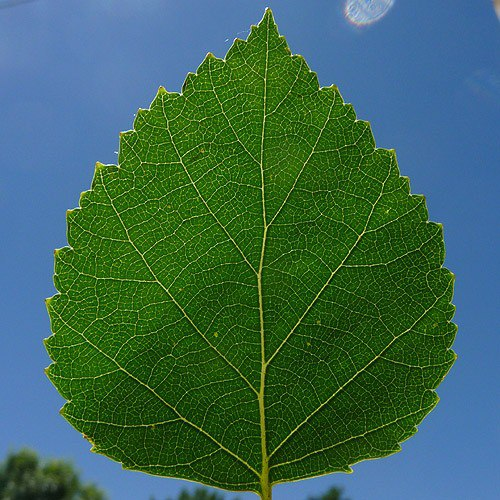
#> input picture img/6.jpg, 500 x 500 px
$ python check.py   (Python 2 division)   (older library calls are emulated)
#> lines starting #> are read from the running program, lines starting #| are printed output that depends on the picture; after the words box and inside, x2 and y2 are one past the last pixel; in counts of white or black regions, pixels touching at a corner belong together
# -*- coding: utf-8 -*-
import numpy as np
import cv2
import math

result=0

img = cv2.imread('img/6.jpg')
#> img is the input picture: shape (500, 500, 3); mean B, G, R 86.1, 103.1, 59.5

#Масштабирование
TARGET_PIXEL_AREA = 300000.0
ratio = float(img.shape[1]) / float(img.shape[0])
#> ratio = 1
new_h = int(math.sqrt(TARGET_PIXEL_AREA / ratio) + 0.5)
#> new_h = 548
new_w = int((new_h * ratio) + 0.5)
#> new_w = 548
img = cv2.resize(img, (new_w,new_h))
#> img: shape (548, 548, 3)

height, width,_ = img.shape
#> height = 548; width = 548

#Бинаризация
grayscaled = cv2.cvtColor(img, cv2.COLOR_BGR2GRAY)
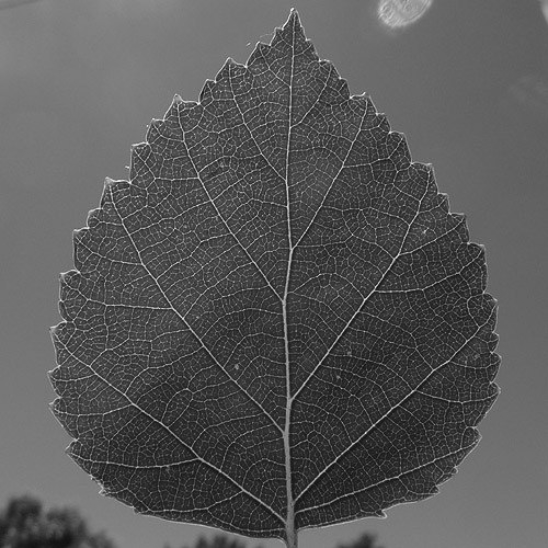
#> grayscaled: shape (548, 548); min 13, max 242, mean 88
retval3, otsu = cv2.threshold(grayscaled, 0, 255, cv2.THRESH_BINARY_INV+cv2.THRESH_OTSU)
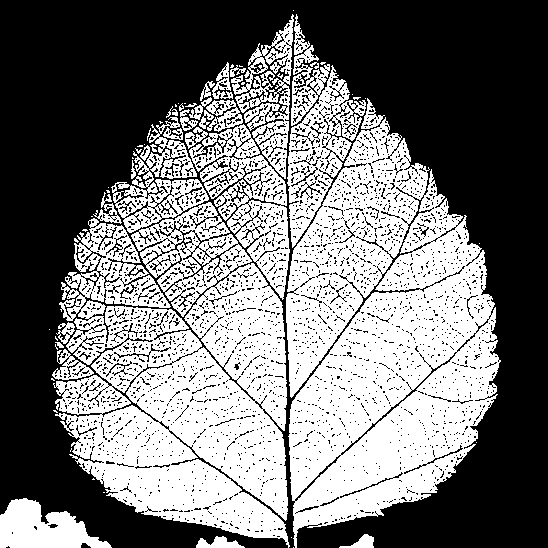
#> otsu: shape (548, 548); 45.7% white; 65 white regions (35 under 20 px), largest, box (x1, y1, x2, y2) and area: (286, 98, 501, 548) 57494, (53, 202, 290, 548) 51134, (189, 124, 290, 300) 6815
#> retval3 = 85

#Удаление мелких объектов
nb_components, output, stats, centroids = cv2.connectedComponentsWithStats(otsu, connectivity=8)
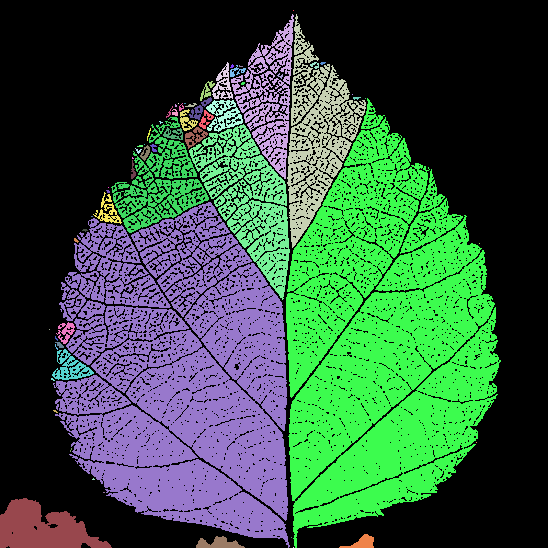
#> output: shape (548, 548) int32; 66 distinct labels, from 0 to 65; one colour per label, 0 black
#> nb_components = 66; stats = 66 rows, first 6: [0, 0, 548, 548, 163103], [293, 10, 1, 1, 1], [231, 14, 63, 165, 3693], [287, 14, 79, 234, 6772], [212, 62, 21, 37, 326], [310, 62, 9, 7, 33]; centroids = 66 pairs, first value 42.01 to 479, second value 10 to 547
sizes = stats[1:, -1]; nb_components = nb_components - 1
#> after `sizes = stats[1:, -1]`: sizes = 65 values, max 57494 at index 16, min 1 at index 0, mean 2110.8
#> after `nb_components = nb_components - 1`: nb_components = 65
min_size = height*width*0.1
#> min_size = 30030.4
print min_size
#| 30030.4

img2 = np.zeros((output.shape))
for i in range(0, nb_components):
    if sizes[i] >= min_size:
        img2[output == i + 1] = 255
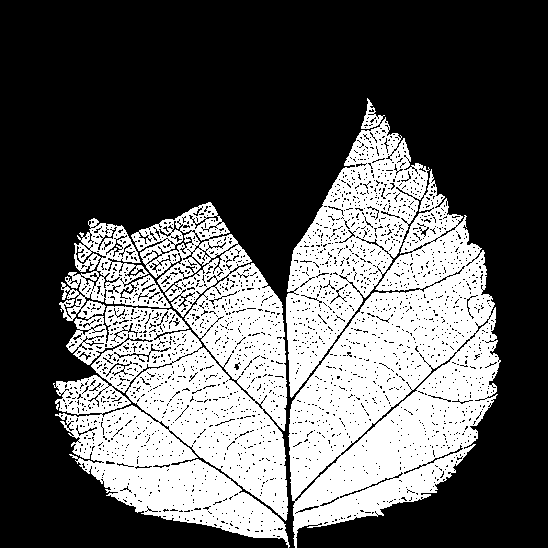
#> img2: shape (548, 548) float64; 36.2% white; 2 white regions, box (x1, y1, x2, y2) and area: (286, 98, 501, 548) 57494, (53, 202, 290, 548) 51134

#Заполнение мелких дыр в объекте
closing = cv2.morphologyEx(img2, cv2.MORPH_CLOSE, cv2.getStructuringElement(cv2.MORPH_RECT,(15,15)))
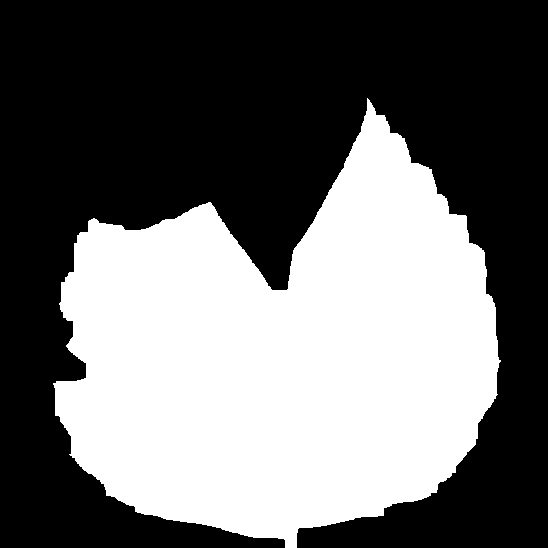
#> closing: shape (548, 548) float64; 42.1% white; 1 white region, box (x1, y1, x2, y2) and area: (53, 98, 501, 548) 126296

#cv2.imshow('After preprocessing', closing)

#Перевод изображения в рабочую кодировку
closing = closing.astype(np.uint8)
#> closing: shape (548, 548); 42.1% white; 1 white region

# [6 lines of commented-out code are left out]

edged = closing.copy()

_, contours, _ = cv2.findContours(edged, cv2.RETR_EXTERNAL, cv2.CHAIN_APPROX_SIMPLE)
#> contours = 1 contour; box (x1, y1, x2, y2) and area: (53, 98, 501, 548) 125485
cv2.drawContours(edged,contours,-1,(255,255,255),1)

cv2.imshow('After contouring', edged)

#Проверка контуров по размеру

if len(contours) == 0:
    result=1
    print 'Ошибка. Слишком мелкий объект для анализа, сфотографируйте лист крупнее, пожалуйста.'
    cv2.imshow('Image', edged)

else:

    kernel = cv2.getStructuringElement(cv2.MORPH_ELLIPSE,(9,9))
    dilated = cv2.dilate(edged, kernel)
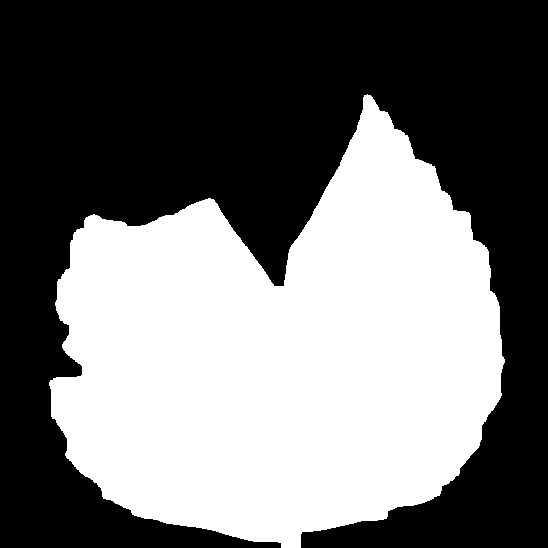
#> dilated: shape (548, 548); 44.4% white; 1 white region
    _, contours, _ = cv2.findContours(dilated.copy(), cv2.RETR_EXTERNAL, cv2.CHAIN_APPROX_SIMPLE)
#> contours = 1 contour; box (x1, y1, x2, y2) and area: (49, 94, 505, 548) 132402

    #Удаление незамкнутых контуров
    edged3 = edged.copy()
    mask = np.zeros((np.array(edged.shape)+2), np.uint8)
    cv2.floodFill(edged, mask, (0,0), (255))
#> edged: shape (548, 548); every value is 255
    edged = cv2.erode(edged, np.ones((3,3)))
    edged = cv2.bitwise_not(edged)
#> edged: shape (548, 548); every value is 0
    edged = cv2.bitwise_and(edged,edged3)

    cv2.imshow('After deleting contours', edged)

    #Проверка оставшихся на изображении контуров
    _, contours, _ = cv2.findContours(edged.copy(), cv2.RETR_EXTERNAL, cv2.CHAIN_APPROX_SIMPLE)
#> contours = []
    if len(contours) > 1:
        result=4
        print 'Ошибка. Сфотографируйте лист на нейтральном фоне, пожалуйста.'
        cv2.imshow('Image', edged)

    else:
        if len(contours) == 0:
            result=3
            print 'Ошибка. Лист выходит за края изображения, сфотографируйте его полностью, пожалуйста.'
            cv2.imshow('Image', edged)

        else:
            if len(contours) == 1:
                cnt = contours[0]
                area = cv2.contourArea(cnt)
                if area < min_size:
                    result=5
                    print 'Ошибка. Сфотографируйте лист на контрастном фоне, пожалуйста.'
                    cv2.imshow('Image', edged)

if result == 0:
    cv2.drawContours(edged,contours,-1,(255,255,255),1)
    cv2.imshow('Image', edged)

cv2.waitKey(0)
cv2.destroyAllWindows()

$ run again, with img/10.jpg copied over img/6.jpg
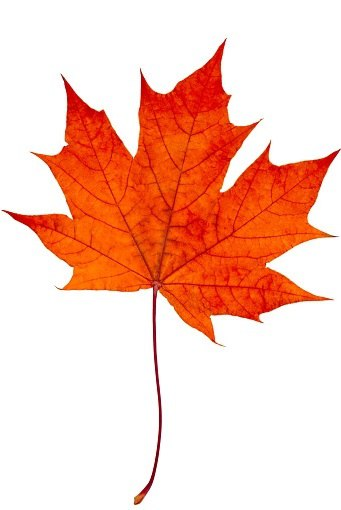
#> input picture img/10.jpg, 341 x 510 px
#> img is the input picture: shape (510, 341, 3); mean B, G, R 186.2, 201, 247.7
#> img: shape (670, 448, 3)
#> `retval3, otsu = cv2.threshold(grayscaled, 0, 255, cv2.THRESH_BINARY_IN..`:
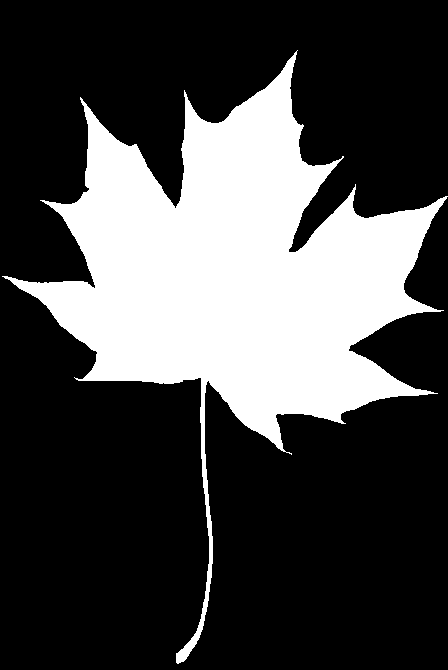
#> otsu: shape (670, 448); 27.8% white; 1 white region, box (x1, y1, x2, y2) and area: (2, 50, 448, 664) 83509
#> retval3 = 180
#> `nb_components, output, stats, centroids = cv2.connectedComponentsWithS..`: nb_components = 2; stats = [[0, 0, 448, 670, 216651], [2, 50, 446, 614, 83509]]; centroids = [[219.4, 357.7], [234.2, 274.4]]
#> sizes = [83509]
#> `nb_components = nb_components - 1`: nb_components = 1
#| 30016.0
#> `_, contours, _ = cv2.findContours(edged, cv2.RETR_EXTERNAL, cv2.CHAIN_..`: contours = 1 contour; box (x1, y1, x2, y2) and area: (0, 50, 448, 670) 83283
#> dilated: shape (670, 448); 31.9% white; 1 white region
#> `_, contours, _ = cv2.findContours(dilated.copy(), cv2.RETR_EXTERNAL, c..`: contours = 1 contour; box (x1, y1, x2, y2) and area: (0, 46, 448, 670) 94394
#> `edged = cv2.bitwise_and(edged,edged3)`:
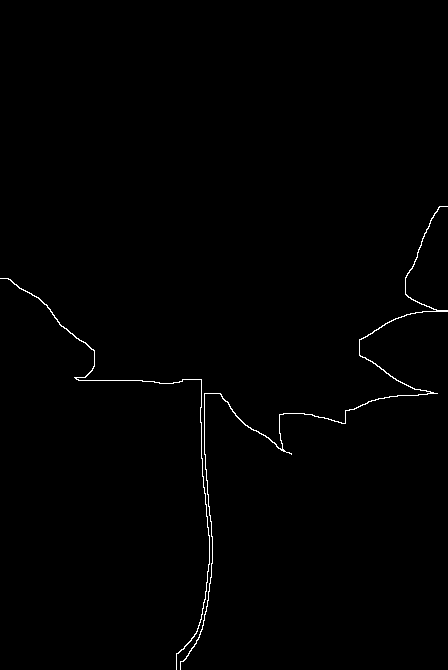
#> edged: shape (670, 448); 0.61% white in thin lines or dots, all inside (x1, y1, x2, y2) = (0, 206, 448, 670)
#> `_, contours, _ = cv2.findContours(edged.copy(), cv2.RETR_EXTERNAL, cv2..`: contours = 2 contours; box (x1, y1, x2, y2) and area: (180, 206, 448, 670) 259, (0, 278, 210, 670) 128

$ run again, with img/13.jpg copied over img/6.jpg
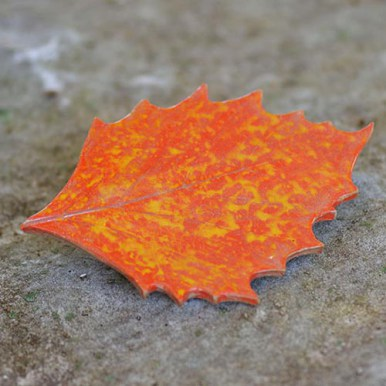
#> input picture img/13.jpg, 386 x 386 px
#> img is the input picture: shape (386, 386, 3); mean B, G, R 100.4, 122.3, 160
#> img: shape (548, 548, 3)
#> `retval3, otsu = cv2.threshold(grayscaled, 0, 255, cv2.THRESH_BINARY_IN..`:
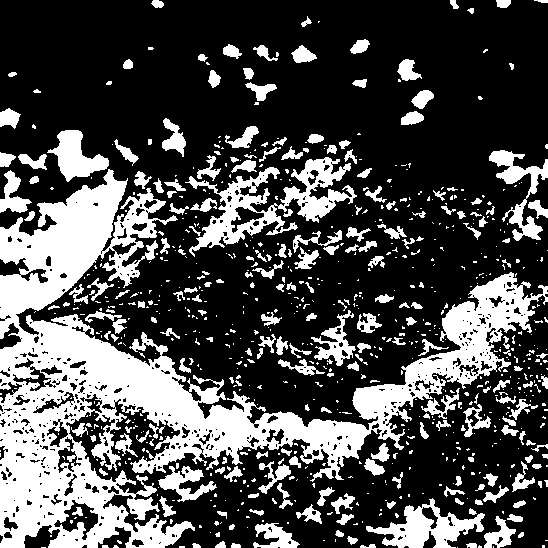
#> otsu: shape (548, 548); 30% white; 807 white regions (582 under 20 px), largest, box (x1, y1, x2, y2) and area: (0, 169, 548, 548) 54120, (185, 157, 357, 257) 5079, (366, 498, 485, 548) 2481
#> retval3 = 125
#> output: shape (548, 548) int32; 808 distinct labels, from 0 to 807
#> `nb_components, output, stats, centroids = cv2.connectedComponentsWithS..`: nb_components = 808; stats = 808 rows, first 6: [0, 0, 548, 548, 210138], [151, 0, 13, 8, 78], [450, 0, 9, 9, 53], [496, 0, 15, 8, 101], [534, 0, 14, 3, 31], [467, 8, 7, 6, 28]; centroids = 808 pairs, first value 0 to 547, second value 0.774 to 547
#> sizes = 807 values, max 54120 at index 78, min 1 at index 47, mean 111.7
#> `nb_components = nb_components - 1`: nb_components = 807
#| 30030.4
#> `_, contours, _ = cv2.findContours(edged, cv2.RETR_EXTERNAL, cv2.CHAIN_..`: contours = 1 contour; box (x1, y1, x2, y2) and area: (0, 169, 548, 548) 72848
#> dilated: shape (548, 548); 26.9% white; 1 white region
#> `_, contours, _ = cv2.findContours(dilated.copy(), cv2.RETR_EXTERNAL, c..`: contours = 1 contour; box (x1, y1, x2, y2) and area: (0, 165, 548, 548) 81006
#> `edged = cv2.bitwise_and(edged,edged3)`:
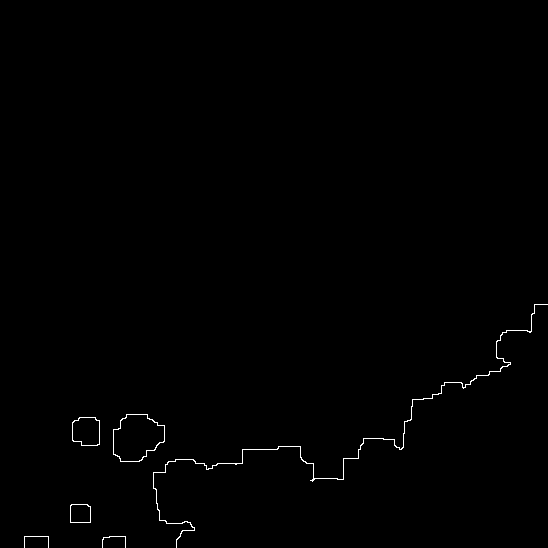
#> edged: shape (548, 548); 0.45% white in thin lines or dots, all inside (x1, y1, x2, y2) = (24, 304, 548, 548)
#> `_, contours, _ = cv2.findContours(edged.copy(), cv2.RETR_EXTERNAL, cv2..`: contours = 6 contours, 2 with area under 20; largest, box (x1, y1, x2, y2) and area: (113, 414, 165, 462) 1822, (72, 417, 100, 446) 688, (70, 504, 91, 523) 356, (153, 304, 548, 548) 108
